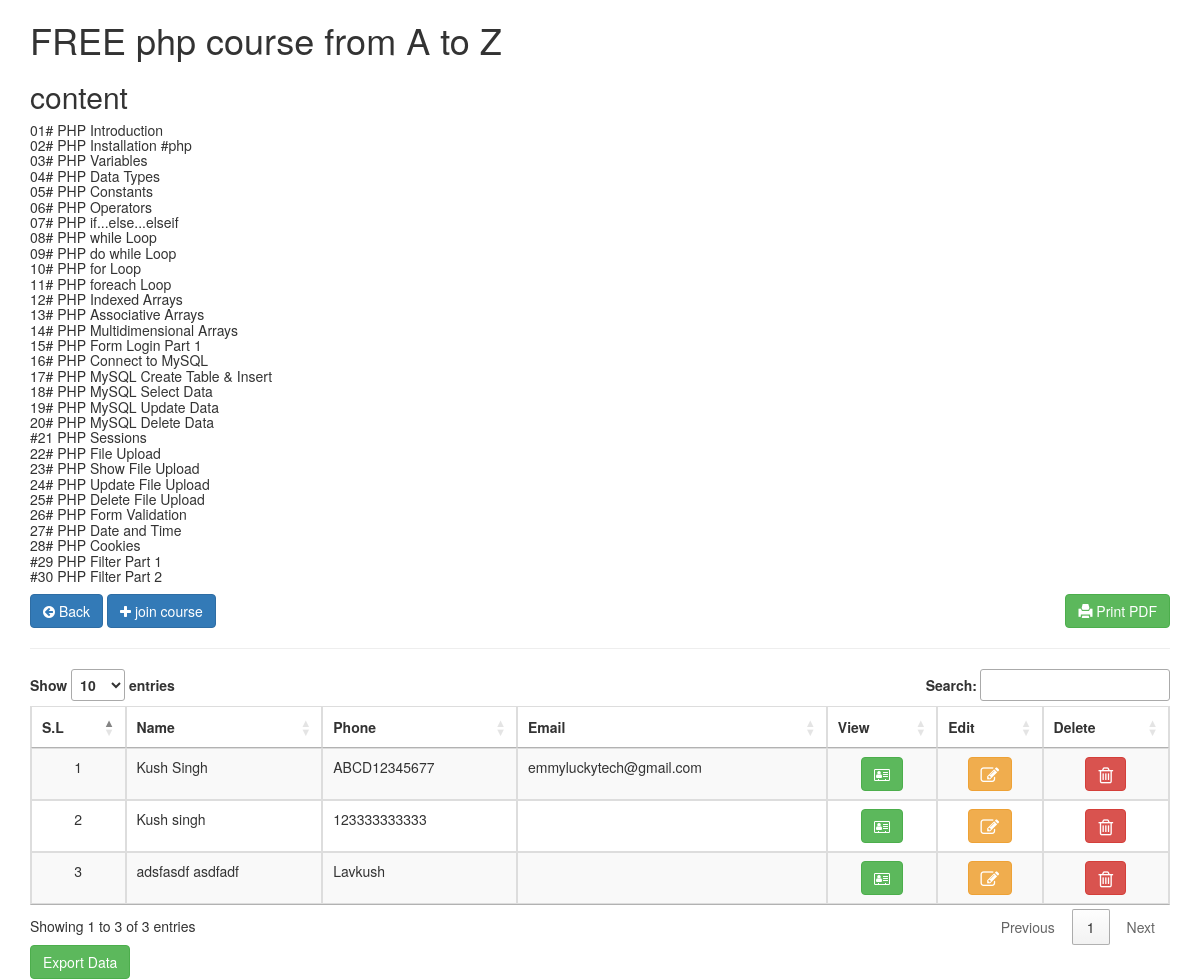
The page / on the database its author committed.
### tables this page shows
CREATE TABLE `card_activation` (
  `id` int(10) NOT NULL,
  `u_card` varchar(12) NOT NULL,
  `u_f_name` text NOT NULL,
  `u_l_name` text NOT NULL,
  `u_father` text NOT NULL,
  `u_aadhar` varchar(12) NOT NULL,
  `u_birthday` text NOT NULL,
  `u_gender` varchar(6) NOT NULL,
  `u_email` text NOT NULL,
  `u_phone` varchar(10) NOT NULL,
  `u_state` varchar(12) NOT NULL,
  `u_dist` text NOT NULL,
  `u_village` text NOT NULL,
  `u_police` text NOT NULL,
  `u_pincode` text NOT NULL,
  `file` longblob NOT NULL,
  `u_mother` varchar(30) NOT NULL,
  `u_family` text NOT NULL,
  `staff_id` varchar(12) NOT NULL,
  `image` varchar(150) NOT NULL,
  `uploaded` datetime NOT NULL
);

### index.php (the view, shortened to what this page needs)
<?php
include('db.php');
?>
<!DOCTYPE html>
<html>
<head>
    <link rel="stylesheet" href="https://maxcdn.bootstrapcdn.com/bootstrap/3.4.1/css/bootstrap.min.css">
    <link rel="stylesheet" href="https://cdnjs.cloudflare.com/ajax/libs/font-awesome/4.7.0/css/font-awesome.min.css">
	<link rel="stylesheet" href="//cdn.datatables.net/1.10.20/css/jquery.dataTables.min.css">
</head>
<body>
	<div class="container">
	<span><h1>FREE php course from A to Z </h1>
<h2>content</h2>
<h5>
01# PHP Introduction<br>
02# PHP Installation #php<br>
03# PHP Variables<br>
04# PHP Data Types<br>
05# PHP Constants<br>
06# PHP Operators<br>
07# PHP if...else...elseif<br>
08# PHP while Loop<br>
09# PHP do while Loop<br>
10# PHP for Loop<br>
11# PHP foreach Loop<br>
12# PHP Indexed Arrays<br>
13# PHP Associative Arrays<br>
14# PHP Multidimensional Arrays<br>
15# PHP Form Login Part 1<br>
16# PHP Connect to MySQL<br>
17# PHP MySQL Create Table & Insert<br>
18# PHP MySQL Select Data<br>
19# PHP MySQL Update Data<br>
20# PHP MySQL Delete Data<br>
#21 PHP Sessions<br>
22# PHP File Upload<br>
23# PHP Show File Upload<br>
24# PHP Update File Upload<br>
25# PHP Delete File Upload<br>
26# PHP Form Validation<br>
27# PHP Date and Time<br>
28# PHP Cookies<br>
#29 PHP Filter Part 1<br>
#30 PHP Filter Part 2
</h5>
	</span>
	<a href="#" class="btn btn-primary"><i class="fa fa-arrow-circle-left"></i> Back</a>
	<button class="btn btn-primary" type="button" data-toggle="modal" data-target="#myModal">
  <i class="fa fa-plus"></i> join course
  </button>
  <a href="#" class="btn btn-success pull-right"><span class="glyphicon glyphicon-print"></span> Print PDF</a>
  <hr>
		<table class="table table-bordered table-striped table-hover" id="myTable">
		<thead>
			<tr>
			   <th class="text-center" scope="col">S.L</th>
				<th class="text-center" scope="col">Name</th>
				<th class="text-center" scope="col">Phone</th>
				<th class="text-center" scope="col">Email</th>
				<th class="text-center" scope="col">View</th>
				<th class="text-center" scope="col">Edit</th>
				<th class="text-center" scope="col">Delete</th>
			</tr>
		</thead>
			<?php
        	$get_data = "SELECT * FROM card_activation order by 1 desc";
        	$run_data = mysqli_query($con,$get_data);
			$i = 0;
        	while($row = mysqli_fetch_array($run_data))
        	{
				$sl = ++$i;
				$id = $row['id'];
				$u_card = $row['u_card'];
				$u_f_name = $row['u_f_name'];
				$u_l_name = $row['u_l_name'];
        $u_email = $row['u_email'];
        		echo "
				<tr>
				<td class='text-center'>$sl</td>
				<td class='text-left'>$u_f_name   $u_l_name</td>
				<td class='text-left'>$u_card</td>
				<td class='text-left'>$u_email</td>
				<td class='text-center'>
					<span>
					<a href='#' class='btn btn-success mr-3 profile' data-toggle='modal' data-target='#view$id' title='Prfile'><i class='fa fa-address-card-o' aria-hidden='true'></i></a>
					</span>
				</td>
				<td class='text-center'>
					<span>
					<a href='#' class='btn btn-warning mr-3 edituser' data-toggle='modal' data-target='#edit$id' title='Edit'><i class='fa fa-pencil-square-o fa-lg'></i></a>
					</span>
				</td>
				<td class='text-center'>
					<span>
						<a href='#' class='btn btn-danger deleteuser' title='Delete'>
						     <i class='fa fa-trash-o fa-lg' data-toggle='modal' data-target='#$id' style='' aria-hidden='true'></i>
						</a>
					</span>
				</td>
			</tr>
        		";
        	}
        	?>
		</table>
		<form method="post" action="export.php">
     <input type="submit" name="export" class="btn btn-success" value="Export Data" />
    </form>
	</div>
</body>
</html>

### rows shown on the page
card_activation: sl "1", u_f_name "Kush", u_l_name "Singh", u_card "ABCD12345677", u_email "emmyluckytech@gmail.com"
card_activation: sl "2", u_f_name "Kush", u_l_name "singh", u_card "123333333333"
card_activation: sl "3", u_f_name "adsfasdf", u_l_name "asdfadf", u_card "Lavkush"
